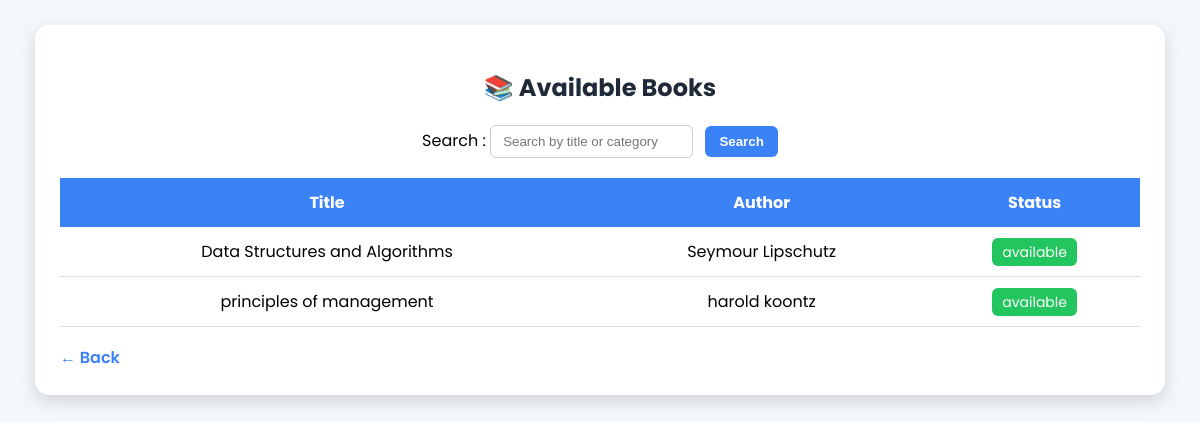
Page /student_books.php on the committed database.
### tables this page shows
CREATE TABLE `books` (
  `id` int(11) NOT NULL,
  `title` varchar(200) DEFAULT NULL,
  `author` varchar(100) DEFAULT NULL,
  `publication_year` int(11) DEFAULT NULL,
  `category` varchar(100) DEFAULT NULL,
  `isbn` varchar(50) DEFAULT NULL,
  `copies` int(11) DEFAULT NULL,
  `status` varchar(50) DEFAULT NULL
);

### student_books.php (the view, shortened to what this page needs)
<?php
include "db.php";
?>
<!DOCTYPE html>
<html>
<head>
</head>
<body>
<div class="container">
<h2>
📚 Available Books
</h2>
<form method="GET">
Search :
<input name="search"
placeholder="Search by title or category">
<button>
Search
</button>
</form>
<table>
<tr>
<th>Title</th>
<th>Author</th>
<th>Status</th>
</tr>
<?php
if(isset($_GET['search']))
{
$search=$_GET['search'];
$sql="SELECT * FROM books
WHERE status='available'
AND (title LIKE '%$search%'
OR category LIKE '%$search%')";
}
else{
$sql="SELECT * FROM books
WHERE status='available'";
}
$result=$conn->query($sql);
while($row=$result->fetch_assoc())
{
echo "<tr>";
echo "<td>".$row['title']."</td>";
echo "<td>".$row['author']."</td>";
echo "<td><span class='available'>".$row['status']."</span></td>";
echo "</tr>";
}
?>
</table>
<a class="back"
href="student_dashboard.php">
← Back
</a>
</div>
</body>
</html>

### student_books.php (style rules this page uses)
body { margin:0; font-family:Poppins; background:#f4f7fc; display:flex; justify-content:center; padding-top:25px; }
.container { width:90%; background:white; padding:25px; border-radius:14px; box-shadow:0px 6px 18px rgba(0,0,0,0.15); }
h2 { text-align:center; color:#1f2937; }
form { text-align:center; margin:15px; }
input { padding:8px 12px; border-radius:6px; border:1px solid #ccc; margin-right:8px; }
button { background:#3b82f6; color:white; border:none; padding:8px 14px; border-radius:6px; cursor:pointer; font-weight:600; }
table { width:100%; border-collapse:collapse; margin-top:20px; }
th { background:#3b82f6; color:white; padding:12px; }
td { padding:12px; text-align:center; border-bottom:1px solid #ddd; }
.available { background:#22c55e; color:white; padding:4px 10px; border-radius:6px; font-size:14px; }
.back { display:inline-block; margin-top:18px; color:#3b82f6; font-weight:600; text-decoration:none; }

### rows in the picture
books: title "Data Structures and Algorithms", author "Seymour Lipschutz", status "available"
books: title "principles of management", author "harold koontz", status "available"
